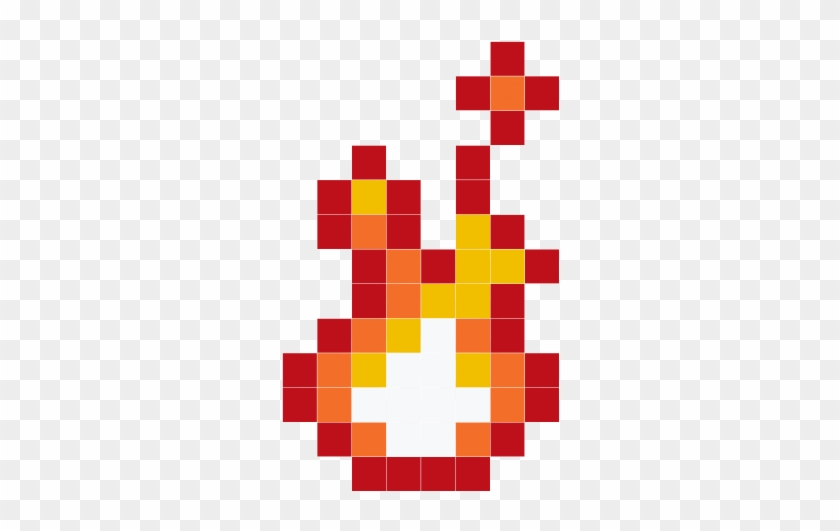
#> input picture python_megacourse/jupyter/img-processing/pixel-art-fire.png, 840 x 531 px
$ jupyter execute --allow-errors opencv-img-pt2.ipynb
#> lines starting #> are read from the running program, lines starting #| are printed output that depends on the picture; after the words box and inside, x2 and y2 are one past the last pixel; in counts of white or black regions, pixels touching at a corner belong together
[cell 1]
import cv2
import numpy as np

[cell 2]
im_g = cv2.imread("smallgray.png", 0) # also need to pass in 0 or 1. 0 = greyscale, 1 = BGR (blue green red)
im_g

[cell 3]
from IPython import display
#> (the rest of this cell did not finish here and is left out)

[cell 4]
im_g2 = im_g
im_g2 = np.where(im_g2==255, 1, im_g2)
im_g2

#> (a cell that did not finish here is left out)

[cell 6]
# use cv2.imwrite("new-file-name.filetype", np.ndarray-to-convert-to-img) to turn a ndarray into an image file
fire = cv2.imread("pixel-art-fire.png", 0)
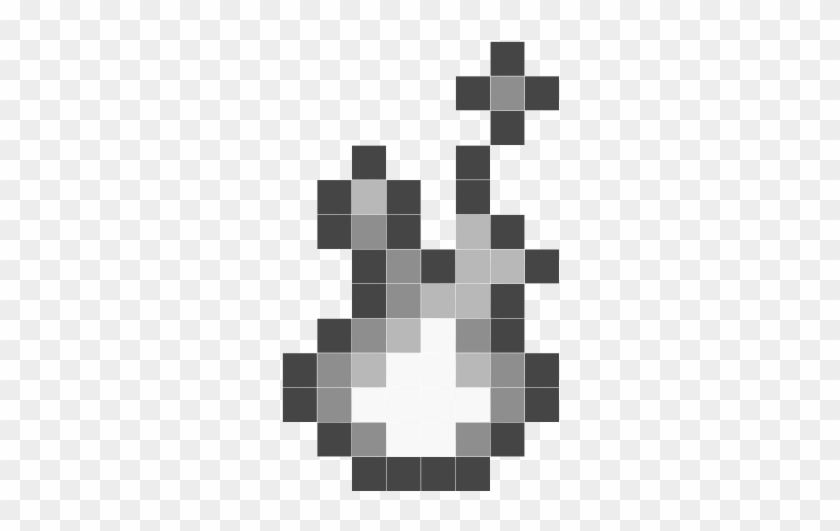
#> fire: shape (531, 840); min 68, max 255, mean 227.7
cv2.imwrite("greyfire.png", fire)
#> Out = True

[cell 7]
'''
return2color = cv2.imread("greyfire.png", 1)
cv2.imwrite("recoloredfire.png", return2color)
# cant return it to color normally. good to know~
'''

[cell 8]
darkfire = np.where(fire <= 125, 1, fire) # if an indicie is <= 125 instead make it black
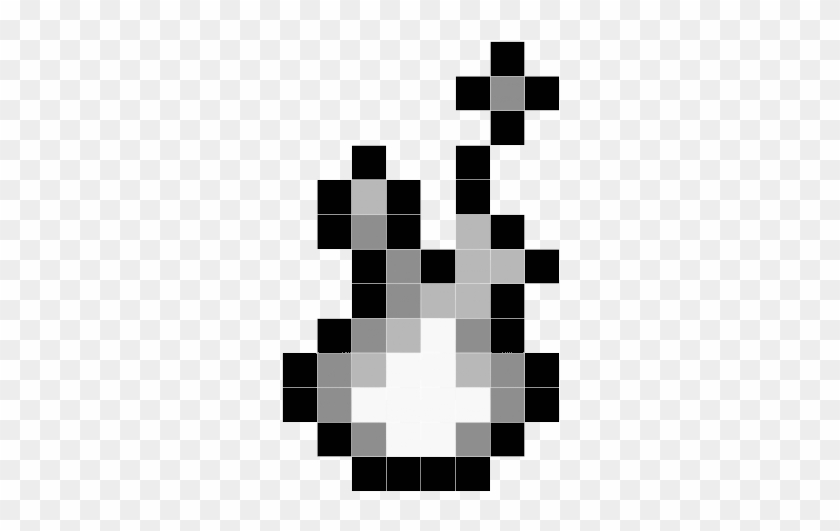
#> darkfire: shape (531, 840); min 1, max 255, mean 222.6
cv2.imwrite("darkfire.png", darkfire)
#> Out = True

[cell 9]
# further playing with the colors
darkfire = np.where(darkfire > 125, 150, darkfire)
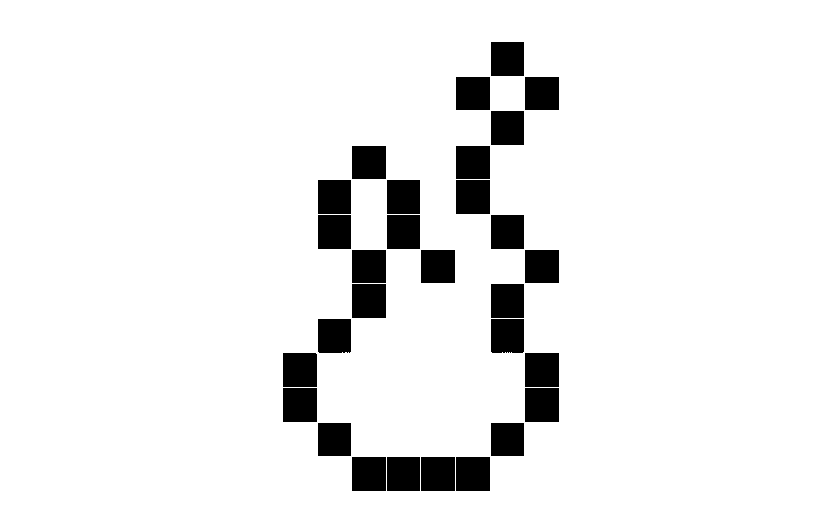
#> darkfire: shape (531, 840); values 1 (black) and 150 (white), 92.7% white; 29 black regions, largest, box (x1, y1, x2, y2) and area: (456, 180, 490, 214) 1156, (352, 284, 386, 318) 1156, (525, 353, 559, 387) 1156
cv2.imwrite("darkfire2.png", darkfire)
#> Out = True

[cell 10]
# LESSON - slicing, indexing, iterating np arrays

[cell 11]
# standard py arrays
a = [1,2,3]
a[0:2]

[cell 12]
im_g

[cell 13]
# for ndarrays:
# ndarray[row, column, depth]
'''
im_g = [187, 158, 104, 121, 143],
       [198, 125, 255, 255, 147],
       [209, 134, 255,  97, 182]'''
# so lets say you wanted the first 2 rows, and only the 3rd and 4th column (dont forget, counting from zero).
# you would type this -> im_g [0:2, 2:4] to yield [104,121][255,255]

#> (a cell that did not finish here is left out)

#> (a cell that did not finish here is left out)

[cell 16]
'''sample = np.zeros((3,3,3))
y = 0
for x in np.nditer(sample):
    print(y)
    y = y+1
sample'''

#> (a cell that did not finish here is left out)

[cell 18]
# LESSON: Stacking and splitting np arrays

[cell 19]
ims = np.hstack((im_g,im_g,im_g)) # hstack expects you to pass in two or more ndarrays, BUT you MUST pass them in as a tuple.

[cell 20]
ims

[cell 21]
imsVert = np.vstack((im_g,im_g,im_g)) # vstack is identical to hstack, except it stacks ndarrays VERTICALLY

[cell 22]
print(imsVert)
#| [[None]
#|  [None]
#|  [None]]
